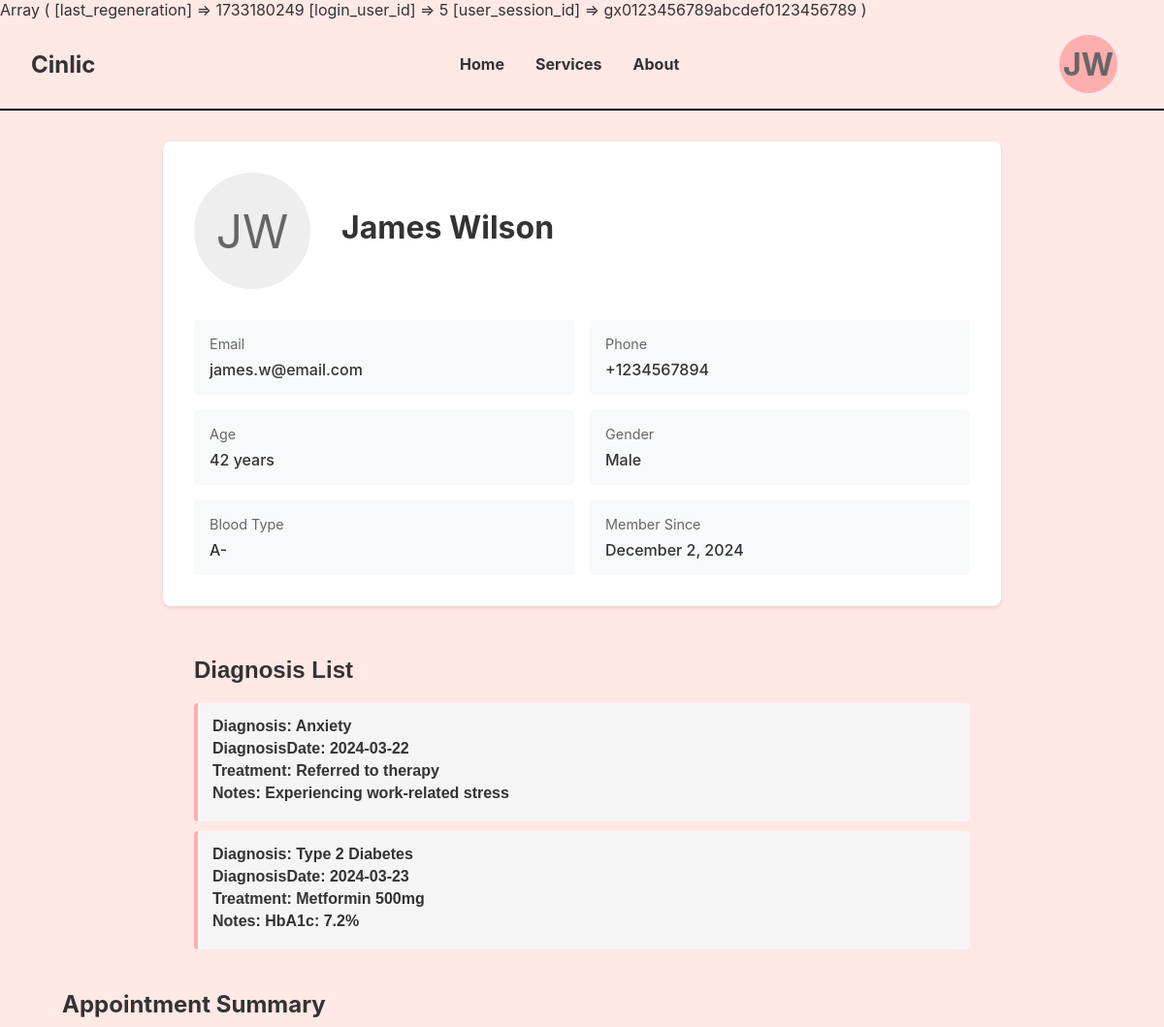
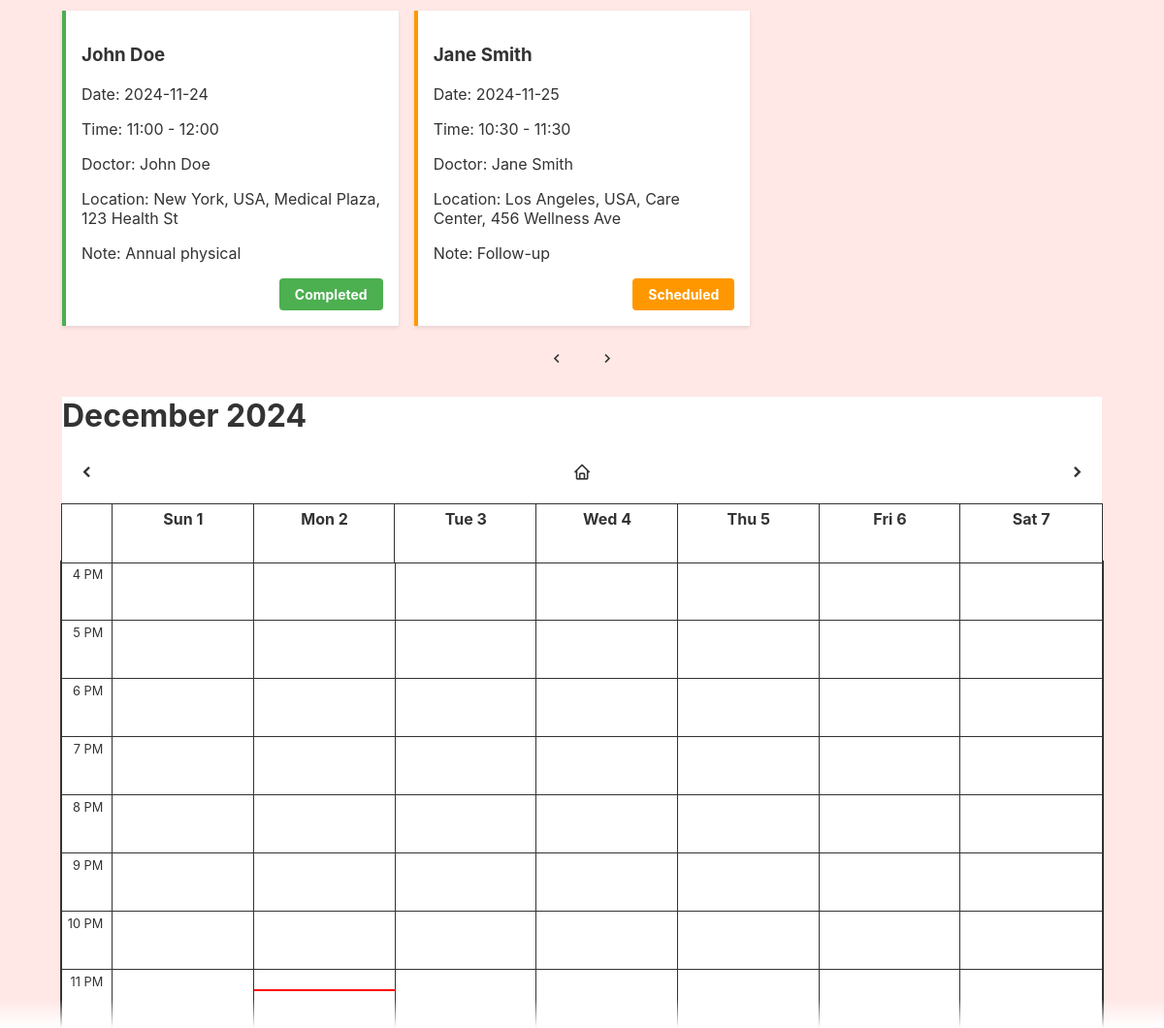
The page /user.php (signed in) on the database its author committed (2 pictures, top to bottom).
### tables this page shows
CREATE TABLE IF NOT EXISTS patient ( 
    ID INT NOT NULL PRIMARY KEY AUTO_INCREMENT, 
    First_Name VARCHAR(50) NOT NULL,
    Last_Name VARCHAR(50) NOT NULL, 
    Email VARCHAR(100) NOT NULL UNIQUE, 
    pwd VARCHAR(255) NOT NULL, 
    phoneNum VARCHAR(15) NOT NULL, 
    DOB DATE NOT NULL, 
    gender VARCHAR(10) NOT NULL, 
    BloodType VARCHAR(3) NOT NULL,
    Created_AT TIMESTAMP DEFAULT CURRENT_TIMESTAMP,
    Updated_AT TIMESTAMP DEFAULT CURRENT_TIMESTAMP ON UPDATE CURRENT_TIMESTAMP, 
    Session_ID VARCHAR(128) DEFAULT NULL,
    CONSTRAINT chk_gender CHECK (gender IN ('Male', 'Female')),
    CONSTRAINT chk_bloodtype CHECK (BloodType IN ('A+', 'A-', 'B+', 'B-', 'AB+', 'AB-', 'O+', 'O-'))
);

CREATE TABLE IF NOT EXISTS medical_record ( 
    PatientID INT NOT NULL,
    Diagnosis VARCHAR(100) NOT NULL,
    DiagnosisDate DATE NOT NULL DEFAULT (CURRENT_DATE),
    Treatment VARCHAR(255),
    Notes TEXT,
    PRIMARY KEY (PatientID, Diagnosis, DiagnosisDate),
    FOREIGN KEY (PatientID) REFERENCES patient(ID) ON DELETE RESTRICT ON UPDATE CASCADE
);

CREATE TABLE IF NOT EXISTS appointment ( 
    AppointmentID INT PRIMARY KEY AUTO_INCREMENT,
    DoctorID INT NOT NULL, 
    PatientID INT NOT NULL, 
    Appointment_Date DATE NOT NULL, 
    LocationID INT, 
    StartTime TIME NOT NULL, 
    EndTime TIME NOT NULL, 
    Note VARCHAR(255), 
    Appointment_Status VARCHAR(20) NOT NULL,
    FOREIGN KEY (DoctorID) REFERENCES doctor(ID) ON DELETE RESTRICT ON UPDATE CASCADE,
    FOREIGN KEY (PatientID) REFERENCES patient(ID) ON DELETE RESTRICT ON UPDATE CASCADE,
    FOREIGN KEY (LocationID) REFERENCES location(ID) ON DELETE SET NULL ON UPDATE CASCADE,
    CONSTRAINT chk_appointment_status CHECK (Appointment_Status IN ('Scheduled', 'Pending', 'Completed', 'Cancelled', 'Rejected', 'Available')),
    CONSTRAINT chk_appointment_time CHECK (EndTime > StartTime)
);

### includes/user_model.inc.php (called while the page is built, shortened)
<?php
function getPatient_from_id($pdo, $patient_id)
{
    $query = "SELECT First_Name, Last_Name, Email, phoneNum, DOB, gender, BloodType, Created_AT FROM patient WHERE ID = :id";
    $stmt = $pdo->prepare($query);
    $stmt->bindParam(":id", $patient_id);
    $stmt->execute();
    $result = $stmt->fetch(PDO::FETCH_ASSOC);
    return $result;
}
function getAllAppointments($pdo, $patient_id)
{
    $query = "
  SELECT
    a.AppointmentID,
    a.Appointment_Date,
    a.StartTime,
    a.EndTime,
    a.Note,
    a.Appointment_Status as status,
    CONCAT(p.First_Name, ' ', p.Last_Name) as doctor_name,
    CONCAT(
        l.City, ', ',
        l.Country,
        CASE
            WHEN l.Building IS NOT NULL THEN CONCAT(', ', l.Building)
            ELSE ''
        END,
        CASE
            WHEN l.Street IS NOT NULL THEN CONCAT(', ', l.Street)
            ELSE ''
        END
    ) as location,
    (SELECT GROUP_CONCAT(s.Specialty_Name SEPARATOR ', ')
     FROM specialty s WHERE s.DoctorID = d.ID) as specialty
FROM appointment a
INNER JOIN doctor d ON a.DoctorID = d.ID
INNER JOIN patient p ON d.ID = p.ID
LEFT JOIN location l ON a.LocationID = l.ID
WHERE (a.patientid = :id OR a.doctorid = :id)
ORDER BY a.Appointment_Date
    ";
    try {
        $stmt = $pdo->prepare($query);
        $stmt->execute([
            ':id' => $patient_id
        ]);
        return $stmt->fetchAll(PDO::FETCH_ASSOC);
    } catch (PDOException $e) {
        error_log("Database error in getAppointments: " . $e->getMessage());
        return [];
    }
}
function get_medical_records($pdo, $patient_id)
{
    $query = "Select * from medical_record  where PatientId = :ID";
    try {
        $stmt = $pdo->prepare($query);
        $stmt->bindParam(':ID', $patient_id);
        $stmt->execute();
        return $stmt->fetchAll(PDO::FETCH_ASSOC);
    } catch (PDOException $e) {
        error_log("Database error in get_medical_records: " . $e->getMessage());
        return [];
    }
}

### includes/user_controller.inc.php (called while the page is built, shortened)
<?php
require_once 'user_model.inc.php';
function getAllAppointmentEvents($pdo, $id)
{
    try {
        $appointments = getAllAppointments($pdo, $id);
        $events = [];
        foreach ($appointments as $apt) {
            $events[] = [
                'appointmentId' => $apt['AppointmentID'],
                'appointment_date' => $apt['Appointment_Date'],
                'name' => $apt['doctor_name'],
                'doctor' => $apt['doctor_name'],
                'days' => [getDayOfWeek($apt['Appointment_Date'])],
                'startTime' => formatTime($apt['StartTime']),
                'endTime' => formatTime($apt['EndTime']),
                'from_time' => formatTime($apt['StartTime']),
                'to_time' => formatTime($apt['EndTime']),
                'location' => $apt['location'] ?? '',
                'note' => $apt['Note'] ?? '',
                'status' => $apt['status'] ?? 'Available',
            ];
        }
        return $events;
    } catch (Exception $e) {
        error_log("Error in getAppointmentEvents: " . $e->getMessage());
        throw new RuntimeException("Failed to process appointment events");
    }
}
function formatTime($time)
{
    return date('H:i', strtotime($time));
}
function getDayOfWeek($date)
{
    return date('w', strtotime($date));
}
function getrecords($pdo, $id)
{
    $records = get_medical_records($pdo, $id);
    return $records;
}

### user.php (the view, shortened to what this page needs)
<?php
require_once 'includes/schedule_view.inc.php';
try {
    $db = Database::getInstance();
    $pdo = $db->getConnection();
    $pdo->setAttribute(PDO::ATTR_ERRMODE, PDO::ERRMODE_EXCEPTION);
} catch (PDOException $e) {
    echo $e->getMessage();
}
try {
    $userId = $_SESSION['login_user_id'];
    require_once 'includes/user_model.inc.php';
    $user = getPatient_from_id($pdo, $userId);
} catch (PDOException $e) {
    die("Query failed: " . $e->getMessage());
}
$dob = new DateTime($user['DOB']);
$today = new DateTime();
$age = $dob->diff($today)->y;
$createdDate = new DateTime($user['Created_AT']);
$formattedDate = $createdDate->format('F j, Y');
require_once 'includes/user_controller.inc.php';
$events = getAllAppointmentEvents($pdo, $userId);
$records = getrecords($pdo, $userId);
print_r($_SESSION)
?>
<!DOCTYPE html>
<html lang="en">
<head>
    <link rel="stylesheet" href="css/layout.css">
    <link rel="stylesheet" href="css/user.css">
    <link rel="stylesheet" href="css/appointment_summary.css">
    <link rel="stylesheet" href="css/schedule.css">
    <link href='https://unpkg.com/boxicons@2.1.4/css/boxicons.min.css' rel='stylesheet'>
</head>
<body>
    <nav>
        <div class="logo">Cinlic</div>
        <div class="nav-links">
            <a href="index.php">Home</a>
            <a href="search.php">Services</a>
            <a href="about.php">About</a>
        </div>
        <?php if (!isset($_SESSION['login_user_id'])) : ?>
            <a href="signin_up.php"><button class="register-btn">Register</button></a>
        <?php else : ?>
            <ul id="drop" class="navdrop">
                <li>
                    <div class="profile-avatar">
                        <?php
                        $user = getPatient_from_id($pdo, $_SESSION['login_user_id']);
                        echo strtoupper(substr($user['First_Name'], 0, 1));
                        echo strtoupper(substr($user['Last_Name'], 0, 1));
                        ?>
                    </div>
                </li>
            </ul>
        <?php endif; ?>
    </nav>
    <main>
        <div class="profile-container">
            <div class="profile-header">
                <div id="profile-avatar">
                    <?php echo strtoupper(substr($user['First_Name'], 0, 1));
                    echo strtoupper(substr($user['Last_Name'], 0, 1)); ?>
                </div>
                <div class="profile-info">
                    <h1 class="profile-name">
                        <?php echo htmlspecialchars($user['First_Name'] . ' ' . $user['Last_Name']); ?>
                    </h1>
                </div>
            </div>
            <div class="profile-details">
                <div class="detail-item">
                    <div class="detail-label">Email</div>
                    <div class="detail-value"><?php echo htmlspecialchars($user['Email']); ?></div>
                </div>
                <div class="detail-item">
                    <div class="detail-label">Phone</div>
                    <div class="detail-value"><?php echo htmlspecialchars($user['phoneNum']); ?></div>
                </div>
                <div class="detail-item">
                    <div class="detail-label">Age</div>
                    <div class="detail-value"><?php echo $age; ?> years</div>
                </div>
                <div class="detail-item">
                    <div class="detail-label">Gender</div>
                    <div class="detail-value"><?php echo htmlspecialchars($user['gender']); ?></div>
                </div>
                <div class="detail-item">
                    <div class="detail-label">Blood Type</div>
                    <div class="detail-value"><?php echo htmlspecialchars($user['BloodType']); ?></div>
                </div>
                <div class="detail-item">
                    <div class="detail-label">Member Since</div>
                    <div class="detail-value"><?php echo $formattedDate; ?></div>
                </div>
            </div>
        </div>
        <?php
        if ($records) {
            echo '<div class="diagnosis-list">
            <h2>Diagnosis List</h2>';
            foreach ($records as $rec) {
                echo '<div class="diagnosis-item">
                <div class ="diagnosis-title " >Diagnosis: ' . $rec['Diagnosis'] . '</div>
                <div class ="diagnosis-title " >DiagnosisDate: ' . $rec['DiagnosisDate'] . '</div>
                <div class ="diagnosis-title " >Treatment: ' . $rec['Treatment'] . '</div>
                <div class ="diagnosis-title " >Notes: ' . $rec['Notes'] . '</div></div>';
            }
            echo '</div>';
        } else {
            echo '<div class="diagnosis-list">
            <h2>Diagnosis List</h2> <div class="diagnosis-item">You are healthy as a horse </div>';
        }
        ?>
        <div class="appointment-summary">
            <h2>Appointment Summary</h2>
            <div class="appointment-list">
                <div class="appointment-cards">
                    <?php
                    usort($events, function ($a, $b) {
                        $dateA = strtotime($a['appointment_date']);
                        $dateB = strtotime($b['appointment_date']);
                        return $dateA - $dateB;
                    });
                    foreach ($events as $appointment) {
                        $status = $appointment['status'];
                        $statusClass = '';
                        if ($status == 'Completed') {
                            $statusClass = 'completed';
                        } elseif ($status == 'Scheduled' || $status == 'In Progress') {
                            $statusClass = 'in-progress';
                        } else {
                            $statusClass = 'pending';
                        }
                        echo '<div class="appointment-card ' . $statusClass . '">';
                        echo '<h3>' . htmlspecialchars($appointment['name']) . '</h3>';
                        echo '<p>Date: ' . htmlspecialchars(date('Y-m-d', strtotime($appointment['appointment_date']))) . '</p>';
                        echo '<p>Time: ' . htmlspecialchars($appointment['startTime']) . ' - ' . htmlspecialchars($appointment['endTime']) . '</p>';
                        echo '<p>Doctor: ' . htmlspecialchars($appointment['doctor']) . '</p>';
                        echo '<p>Location: ' . htmlspecialchars($appointment['location']) . '</p>';
                        echo '<p>Note: ' . htmlspecialchars($appointment['note']) . '</p>';
                        echo '<div class="appointment-status">';
                        echo '<span class="status-label">' . htmlspecialchars($status) . '</span>';
                        echo '</div>';
                        echo '</div>';
                    }
                    ?>
                </div>
                <div class="pagination">
                    <button class="prev-btn"><i class='bx bx-chevron-left'></i></button>
                    <button class="next-btn"><i class='bx bx-chevron-right'></i></button>
                </div>
            </div>
        </div>
        <div class="calendar-wrapper">
            <div class="fixed-header">
                <h1 class="current-month"></h1>
                <div class="calendar" id="calendar-header"></div>
            </div>
            <div class="calendar-container">
                <div class="calendar" id="calendar-body"></div>
            </div>
        </div>
    </main>
</body>
</html>

### rows shown on the page
patient: First_Name "J", Last_Name "W", First_Name+Last_Name "James Wilson", Email "james.w@email.com", phoneNum "+1234567894", gender "Male", BloodType "A-", Created_AT "December 2, 2024"
medical_record: Diagnosis "Anxiety", DiagnosisDate "2024-03-22", Treatment "Referred to therapy", Notes "Experiencing work-related stress"
medical_record: Diagnosis "Type 2 Diabetes", DiagnosisDate "2024-03-23", Treatment "Metformin 500mg", Notes "HbA1c: 7.2%"
appointment: name "John Doe", Appointment_Date "2024-11-24", startTime "11:00", endTime "12:00", doctor "John Doe", location "New York, USA, Medical Plaza, 123 Health St", Note "Annual physical", Appointment_Status "Completed"
appointment: name "Jane Smith", Appointment_Date "2024-11-25", startTime "10:30", endTime "11:30", doctor "Jane Smith", location "Los Angeles, USA, Care Center, 456 Wellness Ave", Note "Follow-up", Appointment_Status "Scheduled"
